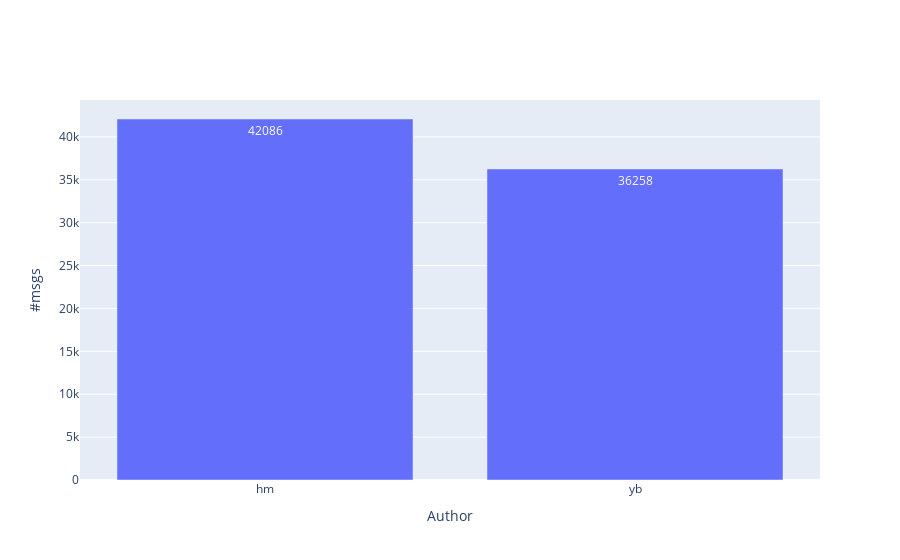

The notebook cell saved with this chart:
### Code cell
author = {}
author['total'] = %sql select author, count(1) as cnts from messages group by 1 order by 1;
render_plot(author, Axis('author', 'Author'), Axis('cnts', '#msgs'))

### Figure 1 — Plotly figure (JSON) as saved in the notebook; plotly's stock layout.template omitted (floating-point values rounded to 4 significant figures)
{"data": [{"name": "total", "text": [42086, 36258], "textposition": "auto", "type": "bar", "x": ["hm", "yb"], "y": [42086, 36258]}], "layout": {"barmode": "stack", "xaxis": {"title": {"text": "Author"}}, "yaxis": {"title": {"text": "#msgs"}}}}
